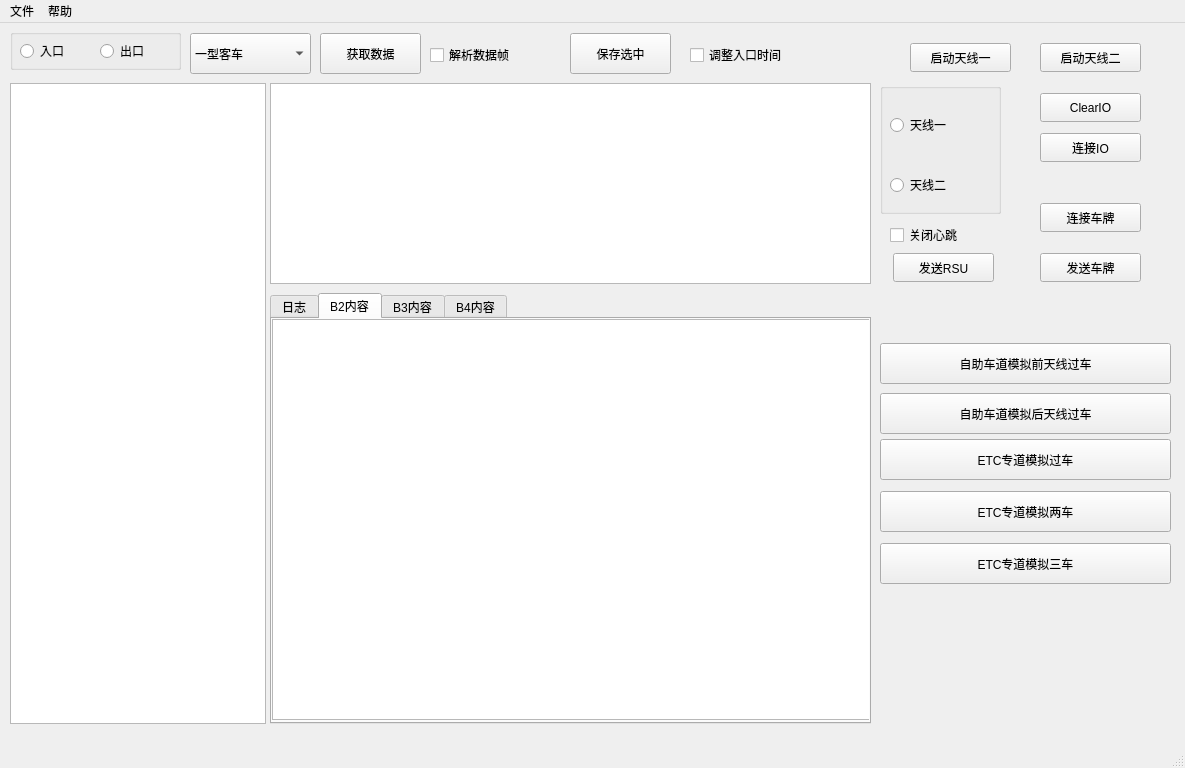
<?xml version="1.0" encoding="UTF-8"?>
<ui version="4.0">
 <class>MainWindow</class>
 <widget class="QMainWindow" name="MainWindow">
  <property name="geometry">
   <rect>
    <x>0</x>
    <y>0</y>
    <width>1185</width>
    <height>768</height>
   </rect>
  </property>
  <property name="sizePolicy">
   <sizepolicy hsizetype="Fixed" vsizetype="Fixed">
    <horstretch>0</horstretch>
    <verstretch>0</verstretch>
   </sizepolicy>
  </property>
  <property name="focusPolicy">
   <enum>Qt::StrongFocus</enum>
  </property>
  <property name="windowTitle">
   <string>ETC过车模拟器</string>
  </property>
  <property name="toolTipDuration">
   <number>-1</number>
  </property>
  <widget class="QWidget" name="centralwidget">
   <widget class="QTreeView" name="treeView">
    <property name="geometry">
     <rect>
      <x>10</x>
      <y>60</y>
      <width>256</width>
      <height>641</height>
     </rect>
    </property>
    <property name="selectionMode">
     <enum>QAbstractItemView::ExtendedSelection</enum>
    </property>
   </widget>
   <widget class="QListView" name="listView">
    <property name="geometry">
     <rect>
      <x>270</x>
      <y>60</y>
      <width>601</width>
      <height>201</height>
     </rect>
    </property>
   </widget>
   <widget class="QPushButton" name="pbRSU1">
    <property name="geometry">
     <rect>
      <x>910</x>
      <y>20</y>
      <width>101</width>
      <height>29</height>
     </rect>
    </property>
    <property name="text">
     <string>启动天线一</string>
    </property>
   </widget>
   <widget class="QPushButton" name="pbRSU2">
    <property name="geometry">
     <rect>
      <x>1040</x>
      <y>20</y>
      <width>101</width>
      <height>29</height>
     </rect>
    </property>
    <property name="text">
     <string>启动天线二</string>
    </property>
   </widget>
   <widget class="QComboBox" name="comboBox">
    <property name="geometry">
     <rect>
      <x>190</x>
      <y>10</y>
      <width>121</width>
      <height>41</height>
     </rect>
    </property>
    <item>
     <property name="text">
      <string>一型客车</string>
     </property>
    </item>
    <item>
     <property name="text">
      <string>二型客车</string>
     </property>
    </item>
    <item>
     <property name="text">
      <string>三型客车</string>
     </property>
    </item>
    <item>
     <property name="text">
      <string>四型客车</string>
     </property>
    </item>
    <item>
     <property name="text">
      <string>一型货车</string>
     </property>
    </item>
    <item>
     <property name="text">
      <string>二型货车</string>
     </property>
    </item>
    <item>
     <property name="text">
      <string>三型货车</string>
     </property>
    </item>
    <item>
     <property name="text">
      <string>四型货车</string>
     </property>
    </item>
    <item>
     <property name="text">
      <string>五型货车</string>
     </property>
    </item>
    <item>
     <property name="text">
      <string>六型货车</string>
     </property>
    </item>
    <item>
     <property name="text">
      <string>一型专项作业车</string>
     </property>
    </item>
    <item>
     <property name="text">
      <string>二型专项作业车</string>
     </property>
    </item>
    <item>
     <property name="text">
      <string>三型专项作业车</string>
     </property>
    </item>
    <item>
     <property name="text">
      <string>四型专项作业车</string>
     </property>
    </item>
    <item>
     <property name="text">
      <string>五型专项作业车</string>
     </property>
    </item>
    <item>
     <property name="text">
      <string>六型专项作业车</string>
     </property>
    </item>
   </widget>
   <widget class="QPushButton" name="pushButton_4">
    <property name="geometry">
     <rect>
      <x>320</x>
      <y>10</y>
      <width>101</width>
      <height>41</height>
     </rect>
    </property>
    <property name="text">
     <string>获取数据</string>
    </property>
   </widget>
   <widget class="QTabWidget" name="tabWidget">
    <property name="geometry">
     <rect>
      <x>270</x>
      <y>270</y>
      <width>601</width>
      <height>431</height>
     </rect>
    </property>
    <property name="currentIndex">
     <number>1</number>
    </property>
    <widget class="QWidget" name="tabLog">
     <attribute name="title">
      <string>日志</string>
     </attribute>
     <widget class="QPlainTextEdit" name="logArea">
      <property name="geometry">
       <rect>
        <x>0</x>
        <y>0</y>
        <width>741</width>
        <height>401</height>
       </rect>
      </property>
     </widget>
    </widget>
    <widget class="QWidget" name="tab_2">
     <attribute name="title">
      <string>B2内容</string>
     </attribute>
     <widget class="QListView" name="lvB2">
      <property name="geometry">
       <rect>
        <x>0</x>
        <y>0</y>
        <width>741</width>
        <height>401</height>
       </rect>
      </property>
     </widget>
    </widget>
    <widget class="QWidget" name="tab">
     <attribute name="title">
      <string>B3内容</string>
     </attribute>
     <widget class="QListView" name="lvB3">
      <property name="geometry">
       <rect>
        <x>0</x>
        <y>0</y>
        <width>741</width>
        <height>401</height>
       </rect>
      </property>
     </widget>
    </widget>
    <widget class="QWidget" name="tab_3">
     <attribute name="title">
      <string>B4内容</string>
     </attribute>
     <widget class="QListView" name="lvB4">
      <property name="geometry">
       <rect>
        <x>0</x>
        <y>0</y>
        <width>601</width>
        <height>401</height>
       </rect>
      </property>
     </widget>
    </widget>
   </widget>
   <widget class="QCheckBox" name="cbParser">
    <property name="geometry">
     <rect>
      <x>430</x>
      <y>20</y>
      <width>121</width>
      <height>24</height>
     </rect>
    </property>
    <property name="text">
     <string>解析数据帧</string>
    </property>
   </widget>
   <widget class="QPushButton" name="pushButton">
    <property name="geometry">
     <rect>
      <x>1040</x>
      <y>110</y>
      <width>101</width>
      <height>29</height>
     </rect>
    </property>
    <property name="text">
     <string>连接IO</string>
    </property>
   </widget>
   <widget class="QPushButton" name="pushButton_2">
    <property name="geometry">
     <rect>
      <x>880</x>
      <y>320</y>
      <width>291</width>
      <height>41</height>
     </rect>
    </property>
    <property name="text">
     <string>自助车道模拟前天线过车</string>
    </property>
   </widget>
   <widget class="QPushButton" name="pushButton_3">
    <property name="geometry">
     <rect>
      <x>880</x>
      <y>370</y>
      <width>291</width>
      <height>41</height>
     </rect>
    </property>
    <property name="text">
     <string>自助车道模拟后天线过车</string>
    </property>
   </widget>
   <widget class="QPushButton" name="pushButton_5">
    <property name="geometry">
     <rect>
      <x>880</x>
      <y>416</y>
      <width>291</width>
      <height>41</height>
     </rect>
    </property>
    <property name="text">
     <string>ETC专道模拟过车</string>
    </property>
   </widget>
   <widget class="QGroupBox" name="groupBox">
    <property name="geometry">
     <rect>
      <x>880</x>
      <y>60</y>
      <width>121</width>
      <height>131</height>
     </rect>
    </property>
    <property name="title">
     <string/>
    </property>
    <widget class="QRadioButton" name="cbRSU1">
     <property name="geometry">
      <rect>
       <x>10</x>
       <y>30</y>
       <width>91</width>
       <height>24</height>
      </rect>
     </property>
     <property name="text">
      <string>天线一</string>
     </property>
    </widget>
    <widget class="QRadioButton" name="cbRSU2">
     <property name="geometry">
      <rect>
       <x>10</x>
       <y>90</y>
       <width>91</width>
       <height>24</height>
      </rect>
     </property>
     <property name="text">
      <string>天线二</string>
     </property>
    </widget>
   </widget>
   <widget class="QPushButton" name="pbSender">
    <property name="geometry">
     <rect>
      <x>1040</x>
      <y>70</y>
      <width>101</width>
      <height>29</height>
     </rect>
    </property>
    <property name="text">
     <string>ClearIO</string>
    </property>
   </widget>
   <widget class="QGroupBox" name="groupBox_2">
    <property name="geometry">
     <rect>
      <x>10</x>
      <y>6</y>
      <width>171</width>
      <height>41</height>
     </rect>
    </property>
    <property name="title">
     <string/>
    </property>
    <widget class="QRadioButton" name="rbEntry">
     <property name="geometry">
      <rect>
       <x>10</x>
       <y>10</y>
       <width>71</width>
       <height>24</height>
      </rect>
     </property>
     <property name="focusPolicy">
      <enum>Qt::WheelFocus</enum>
     </property>
     <property name="text">
      <string>入口</string>
     </property>
    </widget>
    <widget class="QRadioButton" name="rbExit">
     <property name="geometry">
      <rect>
       <x>90</x>
       <y>10</y>
       <width>71</width>
       <height>24</height>
      </rect>
     </property>
     <property name="focusPolicy">
      <enum>Qt::WheelFocus</enum>
     </property>
     <property name="toolTipDuration">
      <number>-1</number>
     </property>
     <property name="text">
      <string>出口</string>
     </property>
    </widget>
   </widget>
   <widget class="QPushButton" name="pushButton_6">
    <property name="geometry">
     <rect>
      <x>880</x>
      <y>520</y>
      <width>291</width>
      <height>41</height>
     </rect>
    </property>
    <property name="text">
     <string>ETC专道模拟三车</string>
    </property>
   </widget>
   <widget class="QPushButton" name="pushButton_7">
    <property name="geometry">
     <rect>
      <x>880</x>
      <y>468</y>
      <width>291</width>
      <height>41</height>
     </rect>
    </property>
    <property name="text">
     <string>ETC专道模拟两车</string>
    </property>
   </widget>
   <widget class="QPushButton" name="pushButton_8">
    <property name="geometry">
     <rect>
      <x>570</x>
      <y>10</y>
      <width>101</width>
      <height>41</height>
     </rect>
    </property>
    <property name="text">
     <string>保存选中</string>
    </property>
   </widget>
   <widget class="QPushButton" name="pushButton_9">
    <property name="geometry">
     <rect>
      <x>1040</x>
      <y>230</y>
      <width>101</width>
      <height>29</height>
     </rect>
    </property>
    <property name="text">
     <string>发送车牌</string>
    </property>
   </widget>
   <widget class="QPushButton" name="pushButton_10">
    <property name="geometry">
     <rect>
      <x>1040</x>
      <y>180</y>
      <width>101</width>
      <height>29</height>
     </rect>
    </property>
    <property name="text">
     <string>连接车牌</string>
    </property>
   </widget>
   <widget class="QPushButton" name="pushButton_11">
    <property name="geometry">
     <rect>
      <x>893</x>
      <y>230</y>
      <width>101</width>
      <height>29</height>
     </rect>
    </property>
    <property name="text">
     <string>发送RSU</string>
    </property>
   </widget>
   <widget class="QCheckBox" name="cbParser_2">
    <property name="geometry">
     <rect>
      <x>690</x>
      <y>20</y>
      <width>151</width>
      <height>24</height>
     </rect>
    </property>
    <property name="text">
     <string>调整入口时间</string>
    </property>
   </widget>
   <widget class="QCheckBox" name="cbParser_3">
    <property name="geometry">
     <rect>
      <x>890</x>
      <y>200</y>
      <width>111</width>
      <height>24</height>
     </rect>
    </property>
    <property name="text">
     <string>关闭心跳</string>
    </property>
   </widget>
  </widget>
  <widget class="QMenuBar" name="menubar">
   <property name="geometry">
    <rect>
     <x>0</x>
     <y>0</y>
     <width>1185</width>
     <height>29</height>
    </rect>
   </property>
   <widget class="QMenu" name="menu">
    <property name="contextMenuPolicy">
     <enum>Qt::NoContextMenu</enum>
    </property>
    <property name="title">
     <string>文件</string>
    </property>
    <addaction name="action_I"/>
    <addaction name="separator"/>
    <addaction name="action_Q"/>
   </widget>
   <widget class="QMenu" name="menu_2">
    <property name="title">
     <string>帮助</string>
    </property>
    <addaction name="actionhello"/>
   </widget>
   <addaction name="menu"/>
   <addaction name="menu_2"/>
  </widget>
  <widget class="QStatusBar" name="statusbar"/>
  <action name="action_I">
   <property name="text">
    <string>导入...(&amp;I)</string>
   </property>
  </action>
  <action name="action_Q">
   <property name="text">
    <string>退出(&amp;Q)</string>
   </property>
  </action>
  <action name="actionhello">
   <property name="text">
    <string>hello</string>
   </property>
  </action>
 </widget>
 <resources/>
 <connections/>
</ui>
